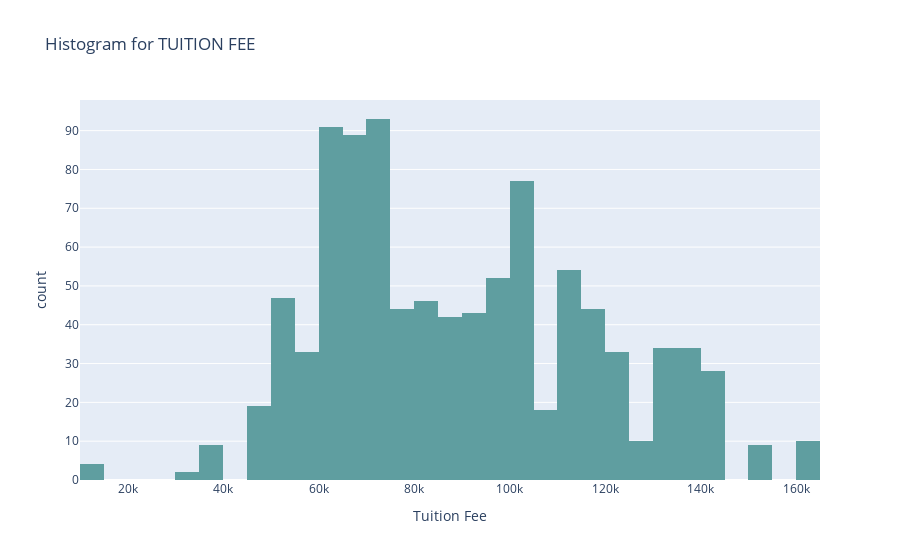

Notebook cell for this chart:
### Code cell
custom_colors = ['#5f9ea0']
fig = px.histogram(Eamcet, 
                   x='TUITION FEE',
                   color_discrete_sequence=custom_colors,
                   title='Histogram for TUITION FEE',
                   labels={'TUITION FEE': 'Tuition Fee'},
                   height=400
                   )

fig.show()

### Figure 1 — Plotly figure (JSON) as saved in the notebook; plotly's stock layout.template omitted (floating-point values rounded to 4 significant figures; data arrays with more than 128 entries replaced by an {"elided": "..."} marker saying what was removed)
{"data": [{"alignmentgroup": "True", "bingroup": "x", "hovertemplate": "Tuition Fee=%{x}<br>count=%{y}<extra></extra>", "legendgroup": "", "marker": {"color": "#5f9ea0", "pattern": {"shape": ""}}, "name": "", "offsetgroup": "", "orientation": "v", "showlegend": false, "x": {"elided": "965 int values"}, "xaxis": "x", "yaxis": "y", "type": "histogram"}], "layout": {"xaxis": {"anchor": "y", "domain": [0, 1], "title": {"text": "Tuition Fee"}, "type": "linear", "range": [10000.0, 165000.0], "autorange": true}, "yaxis": {"anchor": "x", "domain": [0, 1], "title": {"text": "count"}, "range": [0, 97.89], "autorange": true}, "legend": {"tracegroupgap": 0}, "title": {"text": "Histogram for TUITION FEE"}, "barmode": "relative", "autosize": true}}
